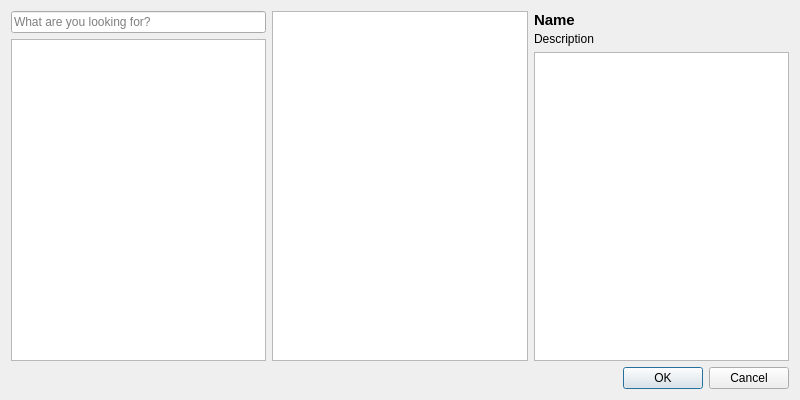
<?xml version="1.0" encoding="UTF-8"?>
<ui version="4.0">
 <class>librepcb::library::editor::PackageChooserDialog</class>
 <widget class="QDialog" name="librepcb::library::editor::PackageChooserDialog">
  <property name="windowModality">
   <enum>Qt::ApplicationModal</enum>
  </property>
  <property name="geometry">
   <rect>
    <x>0</x>
    <y>0</y>
    <width>800</width>
    <height>400</height>
   </rect>
  </property>
  <property name="windowTitle">
   <string>Choose Package</string>
  </property>
  <property name="modal">
   <bool>true</bool>
  </property>
  <layout class="QGridLayout" name="gridLayout" rowstretch="0,1,0" columnstretch="1,1,1">
   <item row="0" column="0" rowspan="2">
    <layout class="QVBoxLayout" name="verticalLayout" stretch="0,1">
     <item>
      <widget class="QLineEdit" name="edtSearch">
       <property name="maxLength">
        <number>100</number>
       </property>
       <property name="placeholderText">
        <string>What are you looking for?</string>
       </property>
       <property name="clearButtonEnabled">
        <bool>true</bool>
       </property>
      </widget>
     </item>
     <item>
      <widget class="QTreeView" name="treeCategories">
       <property name="editTriggers">
        <set>QAbstractItemView::NoEditTriggers</set>
       </property>
       <attribute name="headerVisible">
        <bool>false</bool>
       </attribute>
      </widget>
     </item>
    </layout>
   </item>
   <item row="0" column="1" rowspan="2">
    <widget class="QListWidget" name="listPackages">
     <property name="sortingEnabled">
      <bool>true</bool>
     </property>
    </widget>
   </item>
   <item row="0" column="2">
    <layout class="QVBoxLayout" name="verticalLayout_2">
     <property name="spacing">
      <number>3</number>
     </property>
     <item>
      <widget class="QLabel" name="lblPackageName">
       <property name="font">
        <font>
         <pointsize>11</pointsize>
         <weight>75</weight>
         <bold>true</bold>
        </font>
       </property>
       <property name="text">
        <string notr="true">Name</string>
       </property>
       <property name="wordWrap">
        <bool>true</bool>
       </property>
      </widget>
     </item>
     <item>
      <widget class="QLabel" name="lblPackageDescription">
       <property name="text">
        <string notr="true">Description</string>
       </property>
       <property name="wordWrap">
        <bool>true</bool>
       </property>
       <property name="textInteractionFlags">
        <set>Qt::LinksAccessibleByMouse|Qt::TextSelectableByMouse</set>
       </property>
      </widget>
     </item>
    </layout>
   </item>
   <item row="1" column="2">
    <widget class="GraphicsView" name="graphicsView">
     <property name="verticalScrollBarPolicy">
      <enum>Qt::ScrollBarAlwaysOff</enum>
     </property>
     <property name="horizontalScrollBarPolicy">
      <enum>Qt::ScrollBarAlwaysOff</enum>
     </property>
    </widget>
   </item>
   <item row="2" column="0" colspan="3">
    <widget class="QDialogButtonBox" name="buttonBox_2">
     <property name="orientation">
      <enum>Qt::Horizontal</enum>
     </property>
     <property name="standardButtons">
      <set>QDialogButtonBox::Cancel|QDialogButtonBox::Ok</set>
     </property>
    </widget>
   </item>
  </layout>
 </widget>
 <customwidgets>
  <customwidget>
   <class>GraphicsView</class>
   <extends>QGraphicsView</extends>
   <header location="global">librepcb/common/graphics/graphicsview.h</header>
  </customwidget>
 </customwidgets>
 <resources/>
 <connections>
  <connection>
   <sender>buttonBox_2</sender>
   <signal>accepted()</signal>
   <receiver>librepcb::library::editor::PackageChooserDialog</receiver>
   <slot>accept()</slot>
   <hints>
    <hint type="sourcelabel">
     <x>810</x>
     <y>422</y>
    </hint>
    <hint type="destinationlabel">
     <x>696</x>
     <y>443</y>
    </hint>
   </hints>
  </connection>
  <connection>
   <sender>buttonBox_2</sender>
   <signal>rejected()</signal>
   <receiver>librepcb::library::editor::PackageChooserDialog</receiver>
   <slot>reject()</slot>
   <hints>
    <hint type="sourcelabel">
     <x>901</x>
     <y>425</y>
    </hint>
    <hint type="destinationlabel">
     <x>919</x>
     <y>443</y>
    </hint>
   </hints>
  </connection>
 </connections>
</ui>
